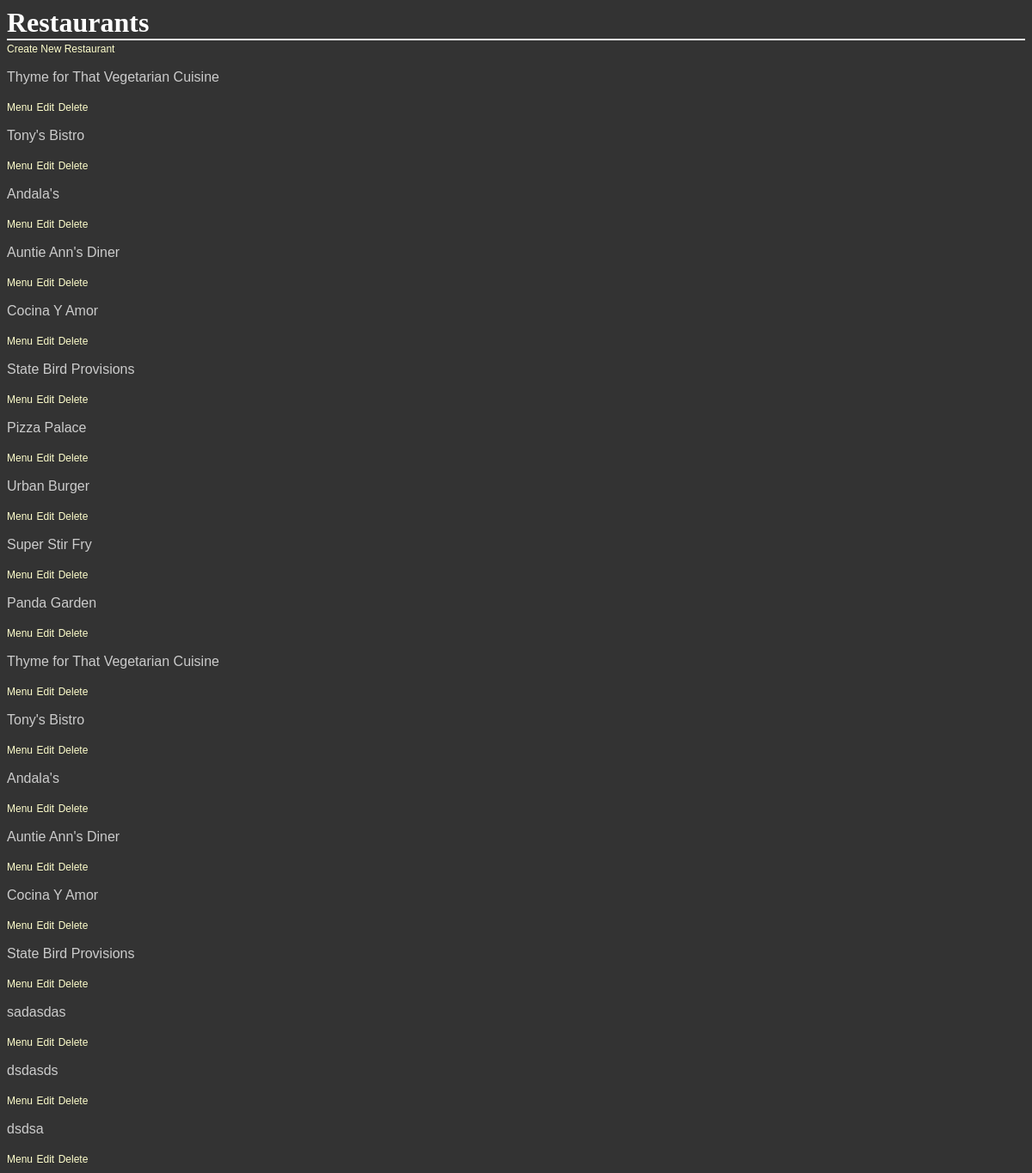
The page /restaurants/ on the database its author committed.
### database_setup.py (models this page shows, shortened)
class AbstractBase(object):
    def __repr__(self):
        return str(self.__dict__)
    def serialize(self):
        raise NotImplemented()

class Restaurant(Base, AbstractBase):
    __tablename__ = 'restaurant'
    id = Column(Integer, Sequence('restaurant_id_seq'), primary_key=True)
    name = Column(String(80), nullable=False)

### project.py (the view)
@app.route('/')
@app.route('/restaurants/')
def restaurants():
    rests = read_data.read_all(Restaurant)
    return render_template("restaurants.html", restaurants=rests)

### read_data.py (called while the page is built)
def read_all(type):
    data = session.query(type).all()
    return data

### templates/restaurants.html (shortened to what this page needs)
<!DOCTYPE html>
<html lang="en">
<head>
    <link rel=stylesheet type=text/css href="{{ url_for('static', filename='styles.css') }}">
</head>
<body>
<h1>Restaurants</h1>
<a href='{{url_for("new_restaurant")}}'>
    Create New Restaurant</a>
{% for r in restaurants %}
<div>
    <p>{{r.name}}</p>
    <a href='{{url_for("restaurant_menu", restaurant_id = r.id) }}'>Menu</a>
    <a href='{{url_for("edit_restaurant", restaurant_id = r.id) }}'>Edit</a>
    <a href='{{url_for("delete_restaurant", restaurant_id = r.id ) }}'>Delete</a>
</div>
{% endfor %}
</body>
</html>

### static/styles.css (style rules this page uses)
body { font-family: sans-serif; background-color: #333333 }
h1, h2, h3, h4 { color: #ffffff; }
h1, h2 { font-family: 'georgia', serif; margin: 0; }
h1 { border-bottom: 2px solid #eee; }
p, dd, dt { color: #cccccc; }
a { text-decoration: none; color: #ffffcc; font-size: .75em; }

### rows shown on the page
Restaurant: name "Thyme for That Vegetarian Cuisine"
Restaurant: name "Tony's Bistro"
Restaurant: name "Andala's"
Restaurant: name "Auntie Ann's Diner"
Restaurant: name "Cocina Y Amor"
Restaurant: name "State Bird Provisions"
Restaurant: name "Pizza Palace"
Restaurant: name "Urban Burger"
Restaurant: name "Super Stir Fry"
Restaurant: name "Panda Garden"
Restaurant: name "Thyme for That Vegetarian Cuisine"
Restaurant: name "Tony's Bistro"
Restaurant: name "Andala's"
Restaurant: name "Auntie Ann's Diner"
Restaurant: name "Cocina Y Amor"
Restaurant: name "State Bird Provisions"
Restaurant: name "sadasdas"
Restaurant: name "dsdasds"
Restaurant: name "dsdsa"
